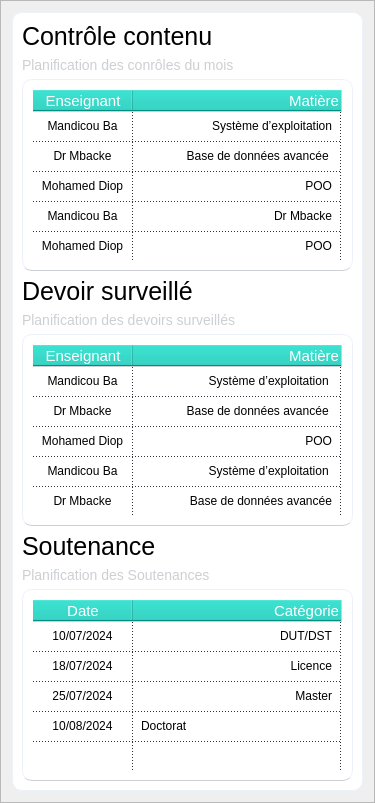
                  <widget class="QFrame" name="frame_CentralRight">
                   <property name="minimumSize">
                    <size>
                     <width>351</width>
                     <height>0</height>
                    </size>
                   </property>
                   <property name="maximumSize">
                    <size>
                     <width>400</width>
                     <height>16777215</height>
                    </size>
                   </property>
                   <property name="frameShape">
                    <enum>QFrame::StyledPanel</enum>
                   </property>
                   <property name="frameShadow">
                    <enum>QFrame::Raised</enum>
                   </property>
                   <layout class="QVBoxLayout" name="verticalLayout_4">
                    <item>
                     <widget class="QFrame" name="frame_DashExtraInfo">
                      <property name="minimumSize">
                       <size>
                        <width>351</width>
                        <height>201</height>
                       </size>
                      </property>
                      <property name="maximumSize">
                       <size>
                        <width>400</width>
                        <height>16777215</height>
                       </size>
                      </property>
                      <property name="styleSheet">
                       <string notr="true">QFrame{
border:1px solid #edf2fa;
background-color:#fff;
border-radius:10px;
}</string>
                      </property>
                      <property name="frameShape">
                       <enum>QFrame::StyledPanel</enum>
                      </property>
                      <property name="frameShadow">
                       <enum>QFrame::Raised</enum>
                      </property>
                      <layout class="QVBoxLayout" name="verticalLayout_6">
                       <item>
                        <widget class="QLabel" name="lbl_DomainsScan">
                         <property name="styleSheet">
                          <string notr="true">QLabel{

		font-size:25px;
	border:0px;

}</string>
                         </property>
                         <property name="text">
                          <string>Contrôle contenu</string>
                         </property>
                         <property name="alignment">
                          <set>Qt::AlignLeading|Qt::AlignLeft|Qt::AlignVCenter</set>
                         </property>
                        </widget>
                       </item>
                       <item>
                        <widget class="QLabel" name="lbl_DomainsScanDesc">
                         <property name="styleSheet">
                          <string notr="true">QLabel{

	font-size:14px;
	border:0px;
color:rgb(204, 207, 211);

}</string>
                         </property>
                         <property name="text">
                          <string>Planification des conrôles du mois</string>
                         </property>
                        </widget>
                       </item>
                       <item>
                        <widget class="QTableWidget" name="tableWidget_DomainsScan">
                         <property name="styleSheet">
                          <string notr="true">QTableWidget {	
	background-color: #fff;
	padding: 10px;
	gridline-color: rgb(44, 49, 60);
	border-bottom: 1px solid rgb(204, 207, 211);
	color:#000;
}
QTableWidget::item{
	border-color: rgb(44, 49, 60);
	padding-left: 5px;
	padding-right: 5px;
	gridline-color: rgb(44, 49, 60);
}
QTableWidget::item:selected{
	background-color: #e5faf8;
	color:#000;
}
QScrollBar:horizontal {
    border: none;
    background: rgb(52, 59, 72);
    height: 14px;
    margin: 0px 21px 0 21px;
	border-radius: 0px;
}
 QScrollBar:vertical {
	border: none;
    background: rgb(52, 59, 72);
    width: 14px;
    margin: 21px 0 21px 0;
	border-radius: 0px;
 }
QHeaderView{
   background-color:#04c9b7;
	border: 1px solid rgb(204, 207, 211);
	border-style: none;
    border-bottom: 1px solid rgb(204, 207, 211);
    border-right: 1px solid rgb(204, 207, 211);
    color:#fff;
	font-size:15px;
    border-radius: 0px;
}
</string>
                         </property>
                         <property name="verticalScrollBarPolicy">
                          <enum>Qt::ScrollBarAlwaysOff</enum>
                         </property>
                         <property name="horizontalScrollBarPolicy">
                          <enum>Qt::ScrollBarAlwaysOff</enum>
                         </property>
                         <property name="sizeAdjustPolicy">
                          <enum>QAbstractScrollArea::AdjustIgnored</enum>
                         </property>
                         <property name="textElideMode">
                          <enum>Qt::ElideLeft</enum>
                         </property>
                         <property name="showGrid">
                          <bool>true</bool>
                         </property>
                         <property name="gridStyle">
                          <enum>Qt::DotLine</enum>
                         </property>
                         <attribute name="horizontalHeaderHighlightSections">
                          <bool>true</bool>
                         </attribute>
                         <attribute name="horizontalHeaderStretchLastSection">
                          <bool>true</bool>
                         </attribute>
                         <attribute name="verticalHeaderVisible">
                          <bool>false</bool>
                         </attribute>
                         <attribute name="verticalHeaderHighlightSections">
                          <bool>true</bool>
                         </attribute>
                         <row>
                          <property name="text">
                           <string>1</string>
                          </property>
                         </row>
                         <row>
                          <property name="text">
                           <string>2</string>
                          </property>
                         </row>
                         <row>
                          <property name="text">
                           <string>3</string>
                          </property>
                         </row>
                         <row>
                          <property name="text">
                           <string>4</string>
                          </property>
                         </row>
                         <row>
                          <property name="text">
                           <string>5</string>
                          </property>
                         </row>
                         <column>
                          <property name="text">
                           <string>Enseignant</string>
                          </property>
                          <property name="textAlignment">
                           <set>AlignCenter</set>
                          </property>
                         </column>
                         <column>
                          <property name="text">
                           <string>Matière</string>
                          </property>
                          <property name="textAlignment">
                           <set>AlignTrailing|AlignVCenter</set>
                          </property>
                         </column>
                         <item row="0" column="0">
                          <property name="text">
                           <string>Mandicou Ba</string>
                          </property>
                          <property name="textAlignment">
                           <set>AlignCenter</set>
                          </property>
                         </item>
                         <item row="0" column="1">
                          <property name="text">
                           <string>Système d’exploitation</string>
                          </property>
                          <property name="textAlignment">
                           <set>AlignTrailing|AlignVCenter</set>
                          </property>
                         </item>
                         <item row="1" column="0">
                          <property name="text">
                           <string>Dr Mbacke</string>
                          </property>
                          <property name="textAlignment">
                           <set>AlignCenter</set>
                          </property>
                         </item>
                         <item row="1" column="1">
                          <property name="text">
                           <string>Base de données avancée </string>
                          </property>
                          <property name="textAlignment">
                           <set>AlignTrailing|AlignVCenter</set>
                          </property>
                         </item>
                         <item row="2" column="0">
                          <property name="text">
                           <string>Mohamed Diop</string>
                          </property>
                          <property name="textAlignment">
                           <set>AlignCenter</set>
                          </property>
                         </item>
                         <item row="2" column="1">
                          <property name="text">
                           <string>POO</string>
                          </property>
                          <property name="textAlignment">
                           <set>AlignTrailing|AlignVCenter</set>
                          </property>
                         </item>
                         <item row="3" column="0">
                          <property name="text">
                           <string>Mandicou Ba</string>
                          </property>
                          <property name="textAlignment">
                           <set>AlignCenter</set>
                          </property>
                         </item>
                         <item row="3" column="1">
                          <property name="text">
                           <string>Dr Mbacke</string>
                          </property>
                          <property name="textAlignment">
                           <set>AlignTrailing|AlignVCenter</set>
                          </property>
                         </item>
                         <item row="4" column="0">
                          <property name="text">
                           <string>Mohamed Diop</string>
                          </property>
                          <property name="textAlignment">
                           <set>AlignCenter</set>
                          </property>
                         </item>
                         <item row="4" column="1">
                          <property name="text">
                           <string>POO</string>
                          </property>
                          <property name="textAlignment">
                           <set>AlignTrailing|AlignVCenter</set>
                          </property>
                         </item>
                        </widget>
                       </item>
                       <item>
                        <widget class="QLabel" name="lbl_NetWorkScan">
                         <property name="styleSheet">
                          <string notr="true">QLabel{

		font-size:25px;
	border:0px;

}</string>
                         </property>
                         <property name="text">
                          <string>Devoir surveillé</string>
                         </property>
                         <property name="alignment">
                          <set>Qt::AlignLeading|Qt::AlignLeft|Qt::AlignVCenter</set>
                         </property>
                        </widget>
                       </item>
                       <item>
                        <widget class="QLabel" name="lbl_NetWorkScanDesc">
                         <property name="styleSheet">
                          <string notr="true">QLabel{

	font-size:14px;
	border:0px;
color:rgb(204, 207, 211);

}</string>
                         </property>
                         <property name="text">
                          <string>Planification des devoirs surveillés</string>
                         </property>
                        </widget>
                       </item>
                       <item>
                        <widget class="QTableWidget" name="tableWidget_Networks">
                         <property name="styleSheet">
                          <string notr="true">QTableWidget {	
	background-color: #fff;
	padding: 10px;
	gridline-color: rgb(44, 49, 60);
	border-bottom: 1px solid rgb(204, 207, 211);
	color:#000;
}
QTableWidget::item{
	border-color: rgb(44, 49, 60);
	padding-left: 5px;
	padding-right: 5px;
	gridline-color: rgb(44, 49, 60);
}
QTableWidget::item:selected{
	background-color: #e5faf8;
	color:#000;
}
QScrollBar:horizontal {
    border: none;
    background: rgb(52, 59, 72);
    height: 14px;
    margin: 0px 21px 0 21px;
	border-radius: 0px;
}
 QScrollBar:vertical {
	border: none;
    background: rgb(52, 59, 72);
    width: 14px;
    margin: 21px 0 21px 0;
	border-radius: 0px;
 }
QHeaderView{
   background-color:#04c9b7;
	border: 1px solid rgb(204, 207, 211);
	border-style: none;
    border-bottom: 1px solid rgb(204, 207, 211);
    border-right: 1px solid rgb(204, 207, 211);
    color:#fff;
	font-size:15px;
    border-radius: 0px;
}
</string>
                         </property>
                         <property name="verticalScrollBarPolicy">
                          <enum>Qt::ScrollBarAlwaysOff</enum>
                         </property>
                         <property name="horizontalScrollBarPolicy">
                          <enum>Qt::ScrollBarAlwaysOff</enum>
                         </property>
                         <property name="sizeAdjustPolicy">
                          <enum>QAbstractScrollArea::AdjustIgnored</enum>
                         </property>
                         <property name="textElideMode">
                          <enum>Qt::ElideLeft</enum>
                         </property>
                         <property name="showGrid">
                          <bool>true</bool>
                         </property>
                         <property name="gridStyle">
                          <enum>Qt::DotLine</enum>
                         </property>
                         <attribute name="horizontalHeaderHighlightSections">
                          <bool>true</bool>
                         </attribute>
                         <attribute name="horizontalHeaderStretchLastSection">
                          <bool>true</bool>
                         </attribute>
                         <attribute name="verticalHeaderVisible">
                          <bool>false</bool>
                         </attribute>
                         <attribute name="verticalHeaderHighlightSections">
                          <bool>true</bool>
                         </attribute>
                         <row>
                          <property name="text">
                           <string>2</string>
                          </property>
                         </row>
                         <row>
                          <property name="text">
                           <string>3</string>
                          </property>
                         </row>
                         <row>
                          <property name="text">
                           <string>New Row</string>
                          </property>
                         </row>
                         <row>
                          <property name="text">
                           <string>New Row</string>
                          </property>
                         </row>
                         <row>
                          <property name="text">
                           <string>New Row</string>
                          </property>
                         </row>
                         <column>
                          <property name="text">
                           <string>Enseignant</string>
                          </property>
                          <property name="textAlignment">
                           <set>AlignCenter</set>
                          </property>
                         </column>
                         <column>
                          <property name="text">
                           <string>Matière</string>
                          </property>
                          <property name="textAlignment">
                           <set>AlignTrailing|AlignVCenter</set>
                          </property>
                         </column>
                         <item row="0" column="0">
                          <property name="text">
                           <string>Mandicou Ba</string>
                          </property>
                          <property name="textAlignment">
                           <set>AlignCenter</set>
                          </property>
                         </item>
                         <item row="0" column="1">
                          <property name="text">
                           <string> Système d’exploitation </string>
                          </property>
                          <property name="textAlignment">
                           <set>AlignTrailing|AlignVCenter</set>
                          </property>
                         </item>
                         <item row="1" column="0">
                          <property name="text">
                           <string>Dr Mbacke</string>
                          </property>
                          <property name="textAlignment">
                           <set>AlignCenter</set>
                          </property>
                         </item>
                         <item row="1" column="1">
                          <property name="text">
                           <string>Base de données avancée </string>
                          </property>
                          <property name="textAlignment">
                           <set>AlignTrailing|AlignVCenter</set>
                          </property>
                         </item>
                         <item row="2" column="0">
                          <property name="text">
                           <string>Mohamed Diop</string>
                          </property>
                          <property name="textAlignment">
                           <set>AlignCenter</set>
                          </property>
                         </item>
                         <item row="2" column="1">
                          <property name="text">
                           <string>POO</string>
                          </property>
                          <property name="textAlignment">
                           <set>AlignTrailing|AlignVCenter</set>
                          </property>
                         </item>
                         <item row="3" column="0">
                          <property name="text">
                           <string>Mandicou Ba</string>
                          </property>
                          <property name="textAlignment">
                           <set>AlignCenter</set>
                          </property>
                         </item>
                         <item row="3" column="1">
                          <property name="text">
                           <string>Système d’exploitation </string>
                          </property>
                          <property name="textAlignment">
                           <set>AlignTrailing|AlignVCenter</set>
                          </property>
                         </item>
                         <item row="4" column="0">
                          <property name="text">
                           <string>Dr Mbacke</string>
                          </property>
                          <property name="textAlignment">
                           <set>AlignCenter</set>
                          </property>
                         </item>
                         <item row="4" column="1">
                          <property name="text">
                           <string>Base de données avancée</string>
                          </property>
                          <property name="textAlignment">
                           <set>AlignTrailing|AlignVCenter</set>
                          </property>
                         </item>
                        </widget>
                       </item>
                       <item>
                        <widget class="QLabel" name="lbl_LiveHost">
                         <property name="styleSheet">
                          <string notr="true">QLabel{

		font-size:25px;
	border:0px;

}</string>
                         </property>
                         <property name="text">
                          <string>Soutenance</string>
                         </property>
                         <property name="alignment">
                          <set>Qt::AlignLeading|Qt::AlignLeft|Qt::AlignVCenter</set>
                         </property>
                        </widget>
                       </item>
                       <item>
                        <widget class="QLabel" name="lbl_LiveHostDesc">
                         <property name="styleSheet">
                          <string notr="true">QLabel{

	font-size:14px;
	border:0px;
color:rgb(204, 207, 211);

}</string>
                         </property>
                         <property name="text">
                          <string>Planification des Soutenances</string>
                         </property>
                        </widget>
                       </item>
                       <item>
                        <widget class="QTableWidget" name="tableWidget_LiveHost">
                         <property name="styleSheet">
                          <string notr="true">QTableWidget {	
	background-color: #fff;
	padding: 10px;
	gridline-color: rgb(44, 49, 60);
	border-bottom: 1px solid rgb(204, 207, 211);
	color:#000;
}
QTableWidget::item{
	border-color: rgb(44, 49, 60);
	padding-left: 5px;
	padding-right: 5px;
	gridline-color: rgb(44, 49, 60);
}
QTableWidget::item:selected{
	background-color: #e5faf8;
	color:#000;
}
QScrollBar:horizontal {
    border: none;
    background: rgb(52, 59, 72);
    height: 14px;
    margin: 0px 21px 0 21px;
	border-radius: 0px;
}
 QScrollBar:vertical {
	border: none;
    background: rgb(52, 59, 72);
    width: 14px;
    margin: 21px 0 21px 0;
	border-radius: 0px;
 }
QHeaderView{
   background-color:#04c9b7;
	border: 1px solid rgb(204, 207, 211);
	border-style: none;
    border-bottom: 1px solid rgb(204, 207, 211);
    border-right: 1px solid rgb(204, 207, 211);
    color:#fff;
	font-size:15px;
    border-radius: 0px;
}
</string>
                         </property>
                         <property name="verticalScrollBarPolicy">
                          <enum>Qt::ScrollBarAlwaysOff</enum>
                         </property>
                         <property name="horizontalScrollBarPolicy">
                          <enum>Qt::ScrollBarAlwaysOff</enum>
                         </property>
                         <property name="sizeAdjustPolicy">
                          <enum>QAbstractScrollArea::AdjustIgnored</enum>
                         </property>
                         <property name="textElideMode">
                          <enum>Qt::ElideLeft</enum>
                         </property>
                         <property name="showGrid">
                          <bool>true</bool>
                         </property>
                         <property name="gridStyle">
                          <enum>Qt::DotLine</enum>
                         </property>
                         <attribute name="horizontalHeaderHighlightSections">
                          <bool>true</bool>
                         </attribute>
                         <attribute name="horizontalHeaderStretchLastSection">
                          <bool>true</bool>
                         </attribute>
                         <attribute name="verticalHeaderVisible">
                          <bool>false</bool>
                         </attribute>
                         <attribute name="verticalHeaderHighlightSections">
                          <bool>true</bool>
                         </attribute>
                         <row>
                          <property name="text">
                           <string>1</string>
                          </property>
                         </row>
                         <row>
                          <property name="text">
                           <string>2</string>
                          </property>
                         </row>
                         <row>
                          <property name="text">
                           <string>3</string>
                          </property>
                         </row>
                         <row>
                          <property name="text">
                           <string>4</string>
                          </property>
                         </row>
                         <row>
                          <property name="text">
                           <string>5</string>
                          </property>
                         </row>
                         <row>
                          <property name="text">
                           <string>6</string>
                          </property>
                         </row>
                         <row>
                          <property name="text">
                           <string>7</string>
                          </property>
                         </row>
                         <row>
                          <property name="text">
                           <string>8</string>
                          </property>
                         </row>
                         <row>
                          <property name="text">
                           <string>9</string>
                          </property>
                         </row>
                         <column>
                          <property name="text">
                           <string>Date</string>
                          </property>
                          <property name="textAlignment">
                           <set>AlignCenter</set>
                          </property>
                         </column>
                         <column>
                          <property name="text">
                           <string>Catégorie</string>
                          </property>
                          <property name="textAlignment">
                           <set>AlignTrailing|AlignVCenter</set>
                          </property>
                         </column>
                         <item row="0" column="0">
                          <property name="text">
                           <string>10/07/2024</string>
                          </property>
                          <property name="textAlignment">
                           <set>AlignCenter</set>
                          </property>
                         </item>
                         <item row="0" column="1">
                          <property name="text">
                           <string>DUT/DST</string>
                          </property>
                          <property name="textAlignment">
                           <set>AlignTrailing|AlignVCenter</set>
                          </property>
                         </item>
                         <item row="1" column="0">
                          <property name="text">
                           <string>18/07/2024</string>
                          </property>
                          <property name="textAlignment">
                           <set>AlignCenter</set>
                          </property>
                         </item>
                         <item row="1" column="1">
                          <property name="text">
                           <string>Licence</string>
                          </property>
                          <property name="textAlignment">
                           <set>AlignTrailing|AlignVCenter</set>
                          </property>
                         </item>
                         <item row="2" column="0">
                          <property name="text">
                           <string>25/07/2024</string>
                          </property>
                          <property name="textAlignment">
                           <set>AlignCenter</set>
                          </property>
                         </item>
                         <item row="2" column="1">
                          <property name="text">
                           <string>Master</string>
                          </property>
                          <property name="textAlignment">
                           <set>AlignTrailing|AlignVCenter</set>
                          </property>
                         </item>
                         <item row="3" column="0">
                          <property name="text">
                           <string>10/08/2024</string>
                          </property>
                          <property name="textAlignment">
                           <set>AlignCenter</set>
                          </property>
                         </item>
                         <item row="3" column="1">
                          <property name="text">
                           <string>Doctorat</string>
                          </property>
                         </item>
                        </widget>
                       </item>
                      </layout>
                     </widget>
                    </item>
                   </layout>
                  </widget>
